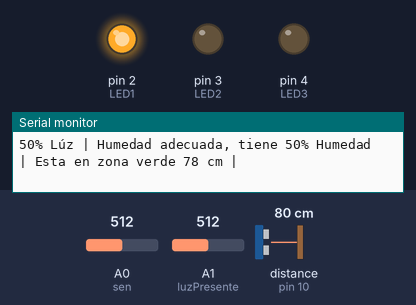
The sketch below on a simulated Arduino Uno, built with avr-gcc and run on an emulated ATmega328P. Parts: output pins drawn as LEDs (lit = HIGH), the last lines printed to the serial monitor. Wiring (inferred from the names in the program): ultrasonic range finder: trigger pin 9; echo pin 10. Inputs (shaded band) come from the test bench; at power-on: distance to the obstacle (sensor on pin 10) 80 cm, A1 (luzPresente) = 512, A0 (sen) = 512. The echo pulse lasts 58.3 µs per cm; pins used as bus, display or sensor lines are not drawn.

Above: at 1.2 s.
1.3 s: distance to the obstacle (sensor on pin 10) set to 46 cm
4.3 s: distance to the obstacle (sensor on pin 10) set to 36 cm
At 5.6 s:
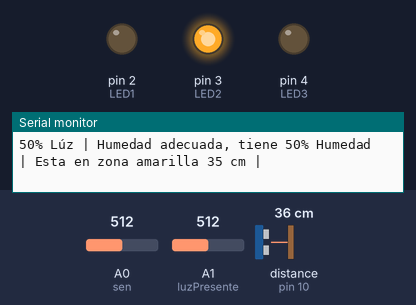
5.9 s: distance to the obstacle (sensor on pin 10) set to 23 cm
8.9 s: distance to the obstacle (sensor on pin 10) set to 18 cm
At 10.3 s:
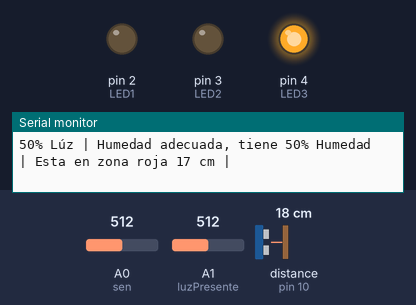
12.5 s: A1 (luzPresente) set to 12
15.5 s: A1 (luzPresente) set to 9
Timing chart, 0 to 18.5 s (numbered marks = the images above; inputs shaded):
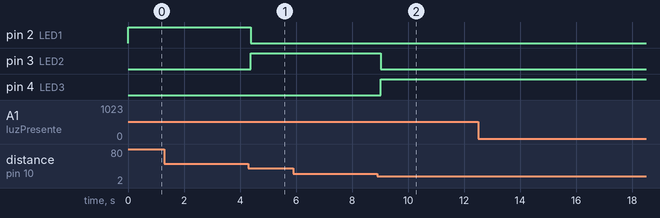

The sketch:

practica4.ino
```cpp
const int sen = A0;
const int luzPresente = A1;
const int Trigger = 9;
const int Echo = 10;
const int LED1 = 2;
const int LED2 = 3;
const int LED3 = 4;
void setup() {
  Serial.begin(9600);
  pinMode(Trigger, OUTPUT);
  pinMode(Echo, INPUT);
  digitalWrite(Trigger, LOW);
  pinMode(LED1, OUTPUT); //VERDE
  pinMode(LED2, OUTPUT); //AMARILLO
  pinMode(LED3, OUTPUT); //ROJO
}

void loop() {
  int humedad = analogRead(sen);
  int h = map(humedad, 0, 1023, 100, 0);
  int luzLeida = analogRead(luzPresente);
  int luz = map(luzLeida, 0, 1023, 100, 0);
  long t;
  long d;
  digitalWrite(Trigger, HIGH);
  delayMicroseconds(10);
  digitalWrite(Trigger, LOW);
  t = pulseIn(Echo, HIGH);
  d = t / 2 * 0.034;
  Serial.print(luz);
  Serial.print("% Lúz | ");
  medirHumedad(h);
  verificarDistancia(d);

}
void verificarDistancia(long distancia) {
  if (distancia <= 19 && distancia < 20) {
    Serial.print("Esta en zona roja ");
    digitalWrite(LED1,LOW);
    digitalWrite(LED2,LOW);
    digitalWrite(LED3,HIGH);
  } else if (distancia >= 20 && distancia <= 40) {
    Serial.print("Esta en zona amarilla ");
    digitalWrite(LED1,LOW);
    digitalWrite(LED2,HIGH);
    digitalWrite(LED3,LOW);
  } else {
    Serial.print("Esta en zona verde ");
    digitalWrite(LED1,HIGH);
    digitalWrite(LED2,LOW);
    digitalWrite(LED3,LOW);
  }
    Serial.print(distancia);
    Serial.print(" cm | ");
    Serial.println("");
}
void medirHumedad(int h) {
  if (h <= 20 && h >= 0) {
    Serial.print("Tienes que regar tu planta, tiene ");
  } else if (h > 20 && h < 60) {
    Serial.print("Humedad adecuada, tiene ");
  } else {
    Serial.print("Planta recien regada, tiene ");

  }
  Serial.print(h);
  Serial.print("% Humedad | ");
}
```

Measured:
- the behaviour switches between 42 and 41 cm on distance to the obstacle (sensor on pin 10) (found by bisection; images 0 and 1)
- the behaviour switches between 21 and 20 cm on distance to the obstacle (sensor on pin 10) (found by bisection; images 1 and 2)
- after the input at 4.3 s, pin 2 (LED1): HIGH → LOW after 0.09 s; pin 3 (LED2): LOW → HIGH after 0.09 s
- after the input at 8.9 s, pin 3 (LED2): HIGH → LOW after 0.12 s; pin 4 (LED3): LOW → HIGH after 0.12 s
